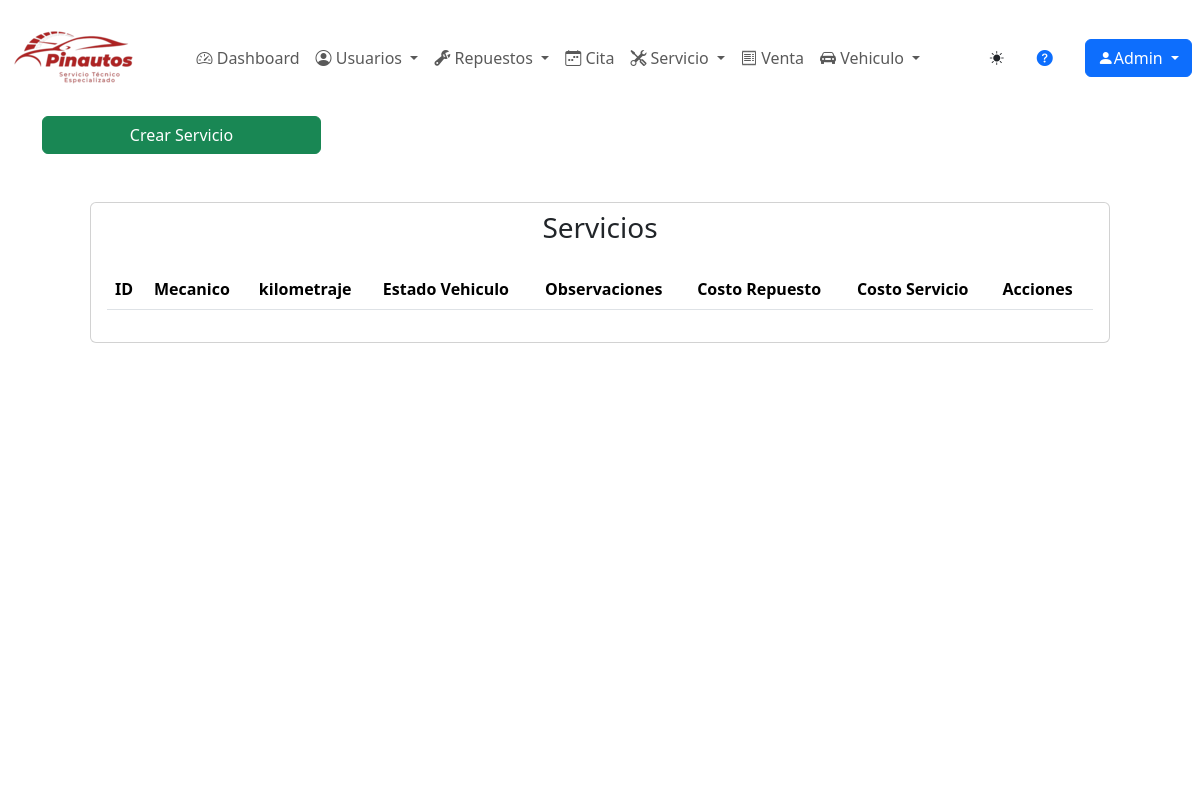
Page /servicio/servicio/ (signed in) on the earlier database version.
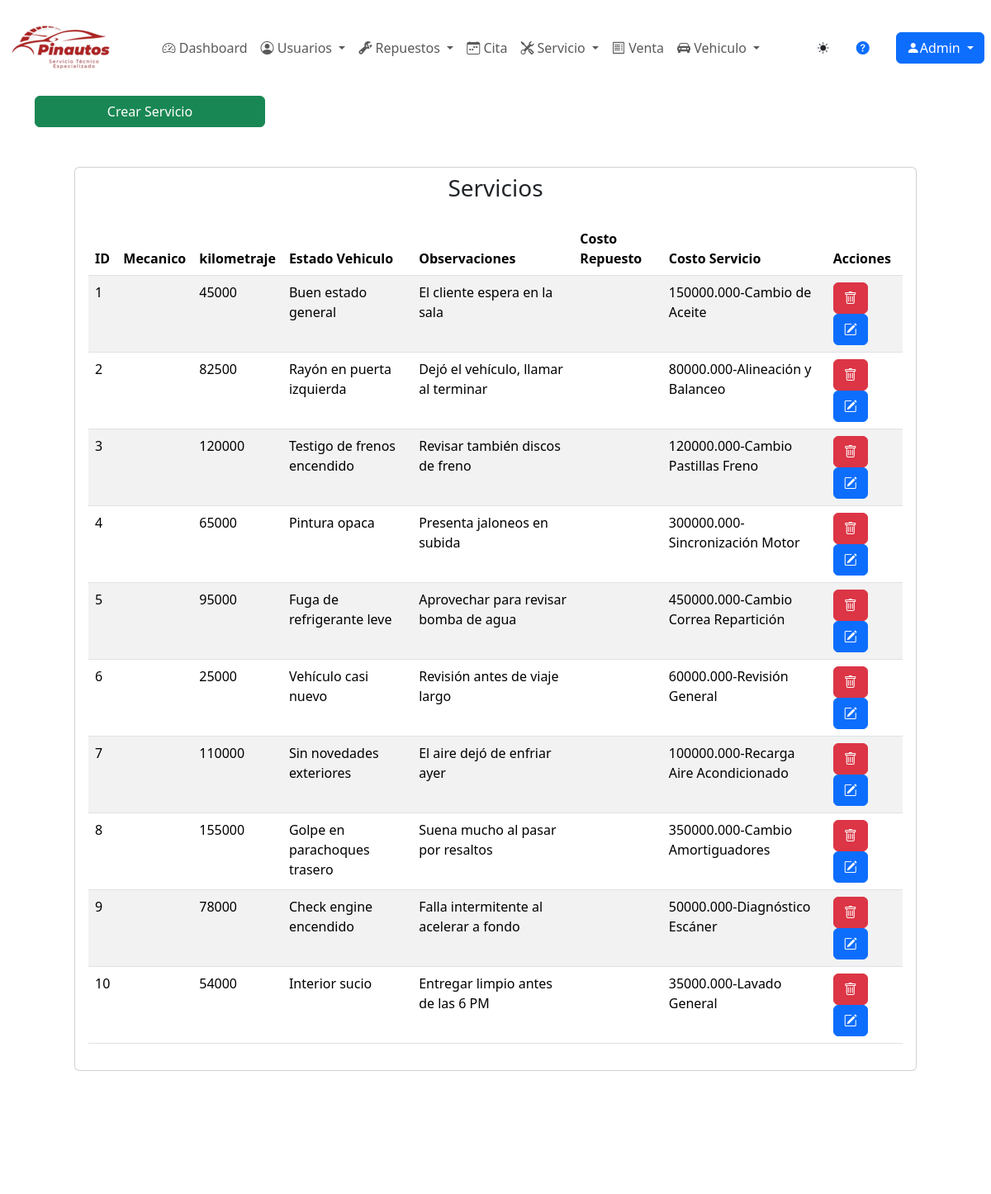
Same page on the later database version.
### servicio/models.py (models this page shows, shortened)
class Servicio(models.Model):
    fecha_servicio=models.DateField(verbose_name="Fecha de Registro", help_text="MM/DD/AAAA", default=datetime.date.today)
    nombres= models.ForeignKey(Usuario,on_delete=models.SET_NULL,null=True,blank=True,limit_choices_to={'tipo_usuario': Usuario.TipoUsuario.MECANICO},verbose_name="Mecanico")
    kilometraje=models.CharField(max_length=6, verbose_name="Kilometraje", default=0,validators=[numeric_validator],blank=False)
    estado_vehiculo=models.CharField(max_length=45, verbose_name="Estado del vehiculo",default="",validators=[alphabetic_validator])
    observaciones=models.CharField(max_length=45, verbose_name="Observaciones",default="",validators=[alphabetic_validator])
    nombrerepuesto=models.ForeignKey(Repuesto, on_delete=models.SET_NULL, null=True, blank=True, verbose_name="Costo Repuesto")
    nombreservicio=models.ForeignKey(Detalle_servicio,on_delete=models.SET_NULL,null=True,blank=True,verbose_name="Costo Servicio")
    class Meta:
        verbose_name_plural = "Servicio"

class Detalle_servicio(models.Model):
    nombreservicio= models.CharField(max_length=20,verbose_name="Nombre de Servicio",default="")
    tipo_servicio= models.CharField(max_length=45,verbose_name="Tipo de Servicio",default="")
    duracion = models.DurationField(verbose_name="Duración de la cita", default=datetime.timedelta(seconds=0))
    costoservicio = models.DecimalField(max_digits=10,decimal_places=3,verbose_name="Costo Servico",default=0.000)
    descripcion= models.CharField(max_length=45,verbose_name="Descripción",default="")
    def __str__(self):
        return f"{self.costoservicio}-{self.nombreservicio}"
    class Meta:
        verbose_name_plural = "Detalle_servicio"

### servicio/views.py (the view)
# urls.py: path('servicio/', servicio_listar, name="servicios" ),
@login_required
def servicio_listar(request):
    titulo="Servicio"
    modulo ="Servicio"
    servicio= Servicio.objects.all()
    context={
        "titulo":titulo,
        "modulo":modulo,
        "servicios":servicio
    }
    return render(request,"servicio/servicio/listar.html", context)

### base/templates/servicio/servicio/listar.html (shortened to what this page needs)
{% extends 'partials/body.html' %}
{% load static %}
{% block contenido %}
  <a href="{% url 'servicios-crear' %}" class="btn btn-success w-25">Crear {{titulo}}</a>
  <div class="card fondcard m-5">
    <h3 class="text-center m-2">Servicios</h3>
    <div class="card-body">
            <table id="example2" class="table table-striped" style="width:100%">
              <thead>
                <tr>
                  <th>ID</th>
                  <th>Mecanico</th>
                  <th>kilometraje</th>
                  <th>Estado Vehiculo</th>
                  <th>Observaciones</th>
                  <th>Costo Repuesto</th>
                  <th>Costo Servicio</th>
                  <th>Acciones</th>
                </tr>
              </thead>
              <tbody>
                {% for servicio in servicios %}
                  {% if servicio.estado != "0" %}
                    <tr>
                      <td>{{ servicio.id }}</td>
                      <td>{{ servicio.nombres|default_if_none:"—" }}</td>
                      <td>{{ servicio.kilometraje }}</td>
                      <td>{{ servicio.estado_vehiculo}}</td>
                      <td>{{ servicio.observaciones}}</td>
                      <td>{{ servicio.nombrerepuesto|default_if_none:"—" }}</td>
                      <td>{{ servicio.nombreservicio|default_if_none:"—" }}</td>
                      <td>
                        <button type="button" onclick="changeURL('{{ servicio.id }}')" data-taller-pinautos="{{ servicio.id }}" class="btnEliminar btn btn-danger" data-bs-toggle="modal" data-bs-target="#modalConf">
                          <i class="bi bi-trash"></i>
                        </button>
                        <a class="btn btn-primary" href="{% url 'servicios-modificar' servicio.id %}">
                          <i class="bi bi-pencil-square"></i>
                        </a>
                      </td>
                    </tr>
                  {% endif %}
                {% endfor %}
              </tbody>
            </table>
          </div>
        </div>
      </div>
{% endblock contenido %}

Differences in the rows shown:
added Servicio: id "1", kilometraje "45000", estado_vehiculo "Buen estado general", observaciones "El cliente espera en la sala", nombreservicio "150000.000-Cambio de Aceite"
added Servicio: id "2", kilometraje "82500", estado_vehiculo "Rayón en puerta izquierda", observaciones "Dejó el vehículo, llamar al terminar", nombreservicio "80000.000-Alineación y Balanceo"
added Servicio: id "3", kilometraje "120000", estado_vehiculo "Testigo de frenos encendido", observaciones "Revisar también discos de freno", nombreservicio "120000.000-Cambio Pastillas Freno"
added Servicio: id "4", kilometraje "65000", estado_vehiculo "Pintura opaca", observaciones "Presenta jaloneos en subida", nombreservicio "300000.000-Sincronización Motor"
added Servicio: id "5", kilometraje "95000", estado_vehiculo "Fuga de refrigerante leve", observaciones "Aprovechar para revisar bomba de agua", nombreservicio "450000.000-Cambio Correa Repartición"
added Servicio: id "6", kilometraje "25000", estado_vehiculo "Vehículo casi nuevo", observaciones "Revisión antes de viaje largo", nombreservicio "60000.000-Revisión General"
added Servicio: id "7", kilometraje "110000", estado_vehiculo "Sin novedades exteriores", observaciones "El aire dejó de enfriar ayer", nombreservicio "100000.000-Recarga Aire Acondicionado"
added Servicio: id "8", kilometraje "155000", estado_vehiculo "Golpe en parachoques trasero", observaciones "Suena mucho al pasar por resaltos", nombreservicio "350000.000-Cambio Amortiguadores"
added Servicio: id "9", kilometraje "78000", estado_vehiculo "Check engine encendido", observaciones "Falla intermitente al acelerar a fondo", nombreservicio "50000.000-Diagnóstico Escáner"
added Servicio: id "10", kilometraje "54000", estado_vehiculo "Interior sucio", observaciones "Entregar limpio antes de las 6 PM", nombreservicio "35000.000-Lavado General"
